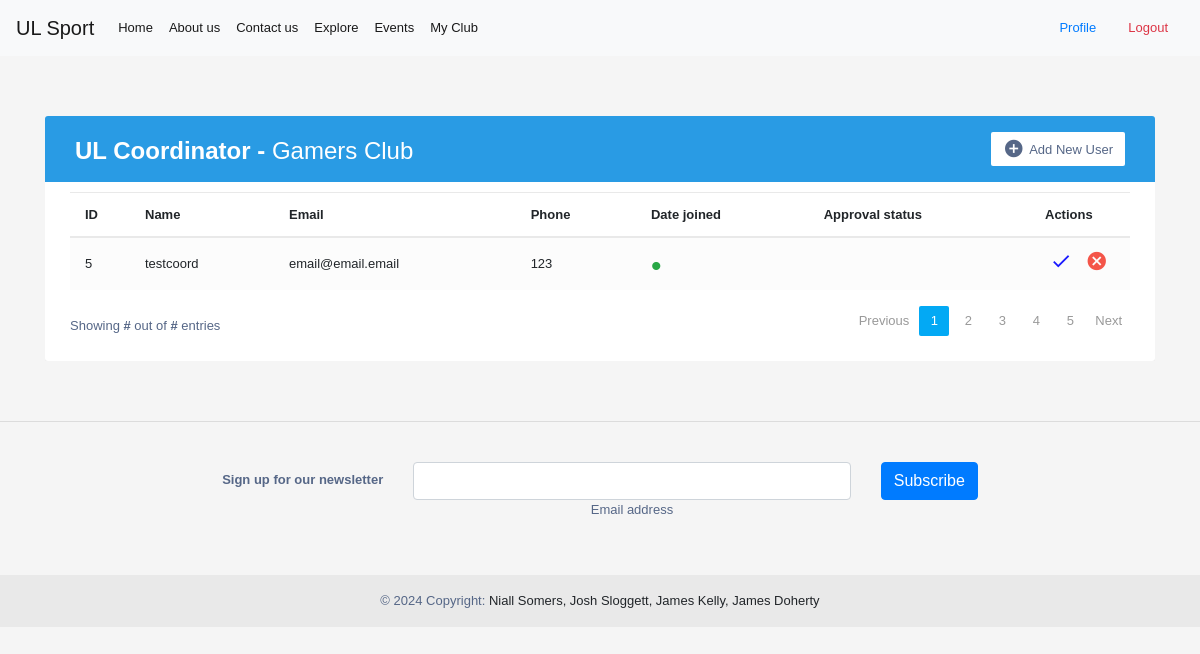
The app's page /myclub (signed in), older data.
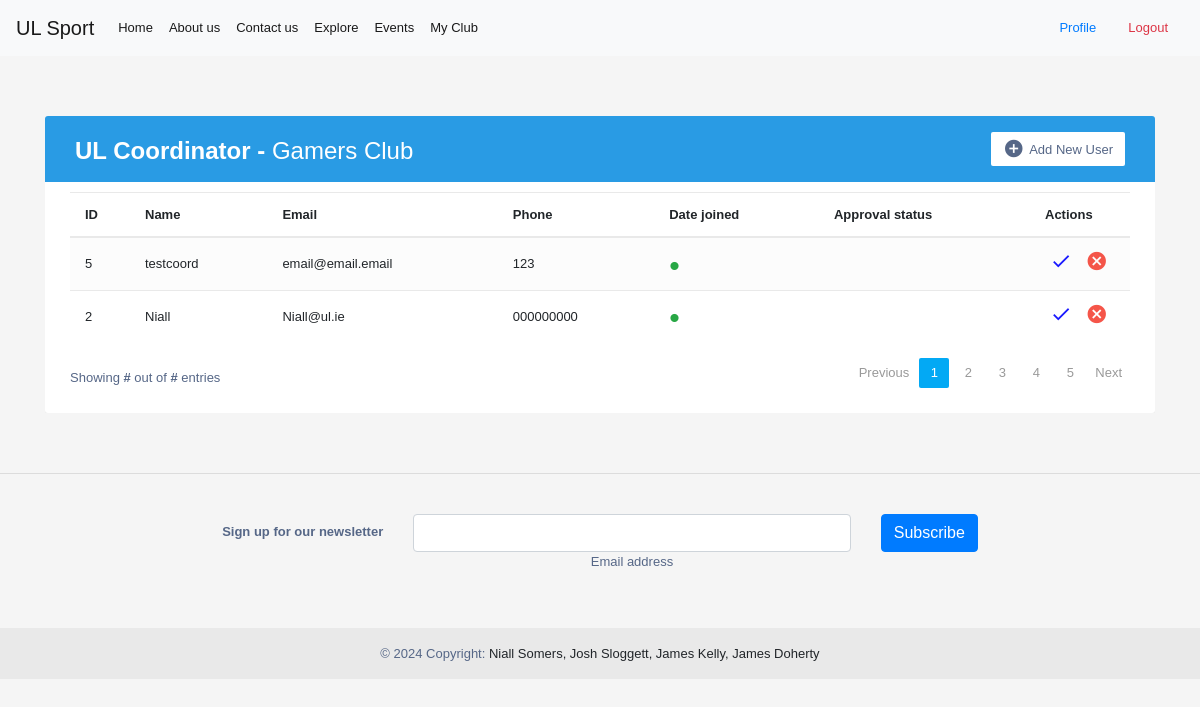
The same page, newer data.
### tables this page shows
CREATE TABLE Clubs (
    ClubID INTEGER PRIMARY KEY AUTOINCREMENT,
    Name TEXT NOT NULL,
    Description TEXT,
    ValidityStatus TEXT NOT NULL,
    CoordinatorID INTEGER,
    CreatedAt TIMESTAMP DEFAULT CURRENT_TIMESTAMP,
    UpdatedAt TIMESTAMP DEFAULT CURRENT_TIMESTAMP,
    FOREIGN KEY (CoordinatorID) REFERENCES Users(UserID)
);

CREATE TABLE ClubMemberships (
    MembershipID INTEGER PRIMARY KEY AUTOINCREMENT,
    UserID INTEGER,
    ClubID INTEGER,
    RequestStatus TEXT DEFAULT 'Pending',
    CreatedAt TIMESTAMP DEFAULT CURRENT_TIMESTAMP,
    UpdatedAt TIMESTAMP DEFAULT CURRENT_TIMESTAMP ,
    FOREIGN KEY (UserID) REFERENCES Users(UserID),
    FOREIGN KEY (ClubID) REFERENCES Clubs(ClubID)
);

CREATE TABLE Users (
    UserID INTEGER PRIMARY KEY AUTOINCREMENT,
    Username TEXT NOT NULL,
    Password TEXT NOT NULL,
    Contact TEXT NOT NULL,
    Email TEXT NOT NULL,
    Role TEXT NOT NULL,
    ApprovalStatus TEXT DEFAULT 'Pending',
    CreatedAt TIMESTAMP DEFAULT CURRENT_TIMESTAMP,
    UpdatedAt TIMESTAMP DEFAULT CURRENT_TIMESTAMP
);

### permissionpages.py (the view)
def myclub():
    if current_user is None:
        return render_template('/home.html',)
    else:
        conn = db.connect('db/user_data.db')
        cursor = conn.cursor()
        conn = db.connect('db/user_data.db')
        cursor = conn.cursor()
        cursor.execute('SELECT Role FROM Users WHERE UserID = ?', (current_user.id,))
        role_data = cursor.fetchone()
        cursor.execute('SELECT * FROM Clubs WHERE CoordinatorID = ?', (current_user.id,))
        club_owner = cursor.fetchone()
        if role_data[0] == 'Coordinator' and club_owner:
            cursor.execute('''
                        SELECT u.UserID, u.Username, u.Contact, u.Email, c.RequestStatus
                        FROM Users u
                        JOIN ClubMemberships c ON u.UserID = c.UserID
                        WHERE c.ClubID = ?
                    ''', (club_owner[0],))
            club_users = cursor.fetchall()
            return render_template('/myclubmanage.html', current_user=current_user, club_data=club_owner, club_users=club_users)
        elif role_data[0] == 'Coordinator' and club_owner is None:
            return render_template('/myclubcreate.html', current_user=current_user)

### app.py (called while the page is built)
@login_manager.user_loader
def load_user(user_id):
    conn = db.connect('db/user_data.db')
    cursor = conn.cursor()
    cursor.execute('SELECT * FROM Users WHERE UserID = ?', (user_id,))
    user_data = cursor.fetchone()
    conn.close()
    if user_data:
        return auth.User(user_data[0], user_data[1])

### templates/myclubmanage.html (shortened to what this page needs)
{% extends "base.html" %}
{% block content %}
{% if user_data.role == 'Coordinator' %}
<div class="container-xl">
    <div class="table-responsive">
        <div class="table-wrapper">
            <div class="table-title">
                <div class="row">
                    <div class="col-sm-5">
                        <h2><b>UL Coordinator - </b> {{user_data.club}}</h2>
                    </div>
                    <div class="col-sm-7">
                        <a href="#" class="btn btn-secondary"><i class="material-icons">&#xE147;</i> <span>Add New User</span></a>
                    </div>
                </div>
            </div>
            <table class="table table-striped table-hover">
                <thead>
                    <tr>
                        <th>ID</th>
                        <th>Name</th>
                        <th>Email</th>
                        <th>Phone</th>
                        <th>Date joined</th>
                        <th>Approval status</th>
                        <th>Actions</th>
                    </tr>
                </thead>
                <tbody>
                {% for data in club_users %}
                    <tr>
                        <td>{{data[0]}}</td>
                        <td>{{data[1]}}</td>
                        <td>{{data[3]}}</td>
                        <td>{{data[2]}}</td>
                        <form method="post" action="{{ url_for('updateClubMember') }}">
                            {% if data[6] != "Pending" %}
                                <td><input type="hidden" name="approval" value="on"/><span class="status text-success">&bull;</span> {{data[6]}}</td>
                            {% else %}
                                <td><input type="checkbox" name="approval"/><span class="status text-danger">&bull;</span> {{data[6]}}</td>
                            {% endif %}
                            <td>{{data[5]}}</td>
                            <td>
                                  <button type="submit" style="background: transparent; border: 0; padding: 0; color: blue;" class="update-user" title="Update User" data-toggle="tooltip">
                                    <i class="material-icons">&#xE5CA;</i>
                                  </button>
                                <a href="#" class="delete" title="Delete" data-toggle="tooltip"><i class="material-icons">&#xE5C9;</i></a>
                            </td>
                        </form>
                    </tr>
                    {% endfor %}
                </tbody>
            </table>
            <div class="clearfix">
                <div class="hint-text">Showing <b>#</b> out of <b>#</b> entries</div>
                <ul class="pagination">
                    <li class="page-item disabled"><a href="#">Previous</a></li>
                    <li class="page-item active"><a href="#" class="page-link">1</a></li>
                    <li class="page-item"><a href="#" class="page-link">2</a></li>
                    <li class="page-item "><a href="#" class="page-link">3</a></li>
                    <li class="page-item"><a href="#" class="page-link">4</a></li>
                    <li class="page-item"><a href="#" class="page-link">5</a></li>
                    <li class="page-item"><a href="#" class="page-link">Next</a></li>
                </ul>
            </div>
        </div>
    </div>
</div>
        {% else %}
        <p>{{current_user.username}} is not authorized to access this page!</p>
        {% endif %}
{% endblock %}

### templates/base.html (shortened to what this page needs)
<!DOCTYPE html>
<html lang="en">
<head>
        <link rel="stylesheet" href="https://cdn.jsdelivr.net/npm/bootstrap@4.6.2/dist/css/bootstrap.min.css">
</head>
<body>
    <nav class="navbar navbar-expand-lg navbar-light bg-light navbar sticky-top">
        <a class="navbar-brand" href="#">UL Sport</a>
        <div class="collapse navbar-collapse" id="navbarSupportedContent">
          <ul class="navbar-nav mr-auto">
            <li class="nav-item active">
              <a class="nav-link" href="{{url_for('home')}}">Home <span class="sr-only">(current)</span></a>
            </li>
            <li class="nav-item active">
              <a class="nav-link" href="{{url_for('about')}}">About us<span class="sr-only">(current)</span></a>
            </li>
            <li class="nav-item active">
              <a class="nav-link" href="{{url_for('contact')}}">Contact us<span class="sr-only">(current)</span></a>
            </li>
            <li class="nav-item active">
              <a class="nav-link" href="{{url_for('explore')}}">Explore<span class="sr-only">(current)</span></a>
            </li>
              <li class="nav-item active">
              <a class="nav-link" href="{{url_for('events')}}">Events<span class="sr-only">(current)</span></a>
              </li>
              {% if user_data.role == 'Coordinator' %}
            <li class="nav-item active">
              <a class="nav-link" href="{{url_for('myclub')}}">My Club<span class="sr-only">(current)</span></a>
            </li>
              {% endif %}
          </ul>
            {% if not current_user.is_authenticated %}
            <a class="nav-link" href="{{url_for('login')}}">Login<span class="sr-only">(current)</span></a>
            {% else %}
            <a class="nav-link" href="{{url_for('profile')}}">Profile<span class="sr-only">(current)</span></a>
            <a class="nav-link text-danger" href="{{url_for('logout')}}">Logout<span class="sr-only">(current)</span></a>
            {% endif %}
          </div>
      </nav>
    <div id="content">
        {% block content %}{% endblock %}
    </div>
    <footer class="bg-body-tertiary text-center">
      <hr>
        <div class="container p-4 pb-0">
          <section class="">
            <form action="">
              <div class="row d-flex justify-content-center">
                <div class="col-auto">
                  <p class="pt-2">
                    <strong>Sign up for our newsletter</strong>
                  </p>
                </div>
                <div class="col-md-5 col-12">
                  <div data-mdb-input-init class="form-outline mb-4">
                    <input type="email" id="form5Example26" class="form-control" />
                    <label class="form-label" for="form5Example26">Email address</label>
                  </div>
                </div>
                <div class="col-auto">
                  <button data-mdb-ripple-init type="submit" class="btn btn-primary mb-4">
                    Subscribe
                  </button>
                </div>
              </div>
            </form>
          </section>
        </div>
        <div class="text-center p-3" style="background-color: rgba(0, 0, 0, 0.05);">
          © 2024 Copyright:
          <a class="text-body" href="https://mdbootstrap.com/">Niall Somers, Josh Sloggett, James Kelly, James Doherty</a>
        </div>
      </footer>
</body>
</html>

### templates/base.html (style rules this page uses)
footer { bottom:0; width: 100%; margin-top: 5%; }
body { min-height: 100vh; overflow-x: hidden; }
nav { margin-bottom: 5%; }

### templates/myclubmanage.html (style rules this page uses)
body { color: #566787; background: #f5f5f5; font-family: 'Varela Round', sans-serif; font-size: 13px; }
.table-responsive { margin: 30px 0; }
.table-wrapper { min-width: 1000px; background: #fff; padding: 20px 25px; border-radius: 3px; box-shadow: 0 1px 1px rgba(0,0,0,.05); }
.table-title { padding-bottom: 15px; background: #299be4; color: #fff; padding: 16px 30px; margin: -20px -25px 10px; border-radius: 3px 3px 0 0; }
.table-title h2 { margin: 5px 0 0; font-size: 24px; }
.table-title .btn { color: #566787; float: right; font-size: 13px; background: #fff; border: none; min-width: 50px; border-radius: 2px; border: none; outline: none !important; margin-left: 10px; }
.table-title .btn i { float: left; font-size: 21px; margin-right: 5px; }
.table-title .btn span { float: left; margin-top: 2px; }
table.table tr th, table.table tr td { border-color: #e9e9e9; padding: 12px 15px; vertical-align: middle; }
table.table tr th:first-child { width: 60px; }
table.table tr th:last-child { width: 100px; }
table.table-striped tbody tr:nth-of-type(odd) { background-color: #fcfcfc; }
table.table td:last-child i { opacity: 0.9; font-size: 22px; margin: 0 5px; }
table.table td a { font-weight: bold; color: #566787; display: inline-block; text-decoration: none; }
table.table td a.delete { color: #F44336; }
table.table td i { font-size: 19px; }
.status { font-size: 30px; margin: 2px 2px 0 0; display: inline-block; vertical-align: middle; line-height: 10px; }
.text-success { color: #10c469; }
.text-danger { color: #ff5b5b; }
.pagination { float: right; margin: 0 0 5px; }
.pagination li a { border: none; font-size: 13px; min-width: 30px; min-height: 30px; color: #999; margin: 0 2px; line-height: 30px; border-radius: 2px !important; text-align: center; padding: 0 6px; }
.pagination li.active a, .pagination li.active a.page-link { background: #03A9F4; }
.hint-text { float: left; margin-top: 10px; font-size: 13px; }

Row changes from the older to the newer data that the page shows:
added ClubMemberships: UserID "2", Username "Niall", Email "Niall@ul.ie", Contact "000000000"
